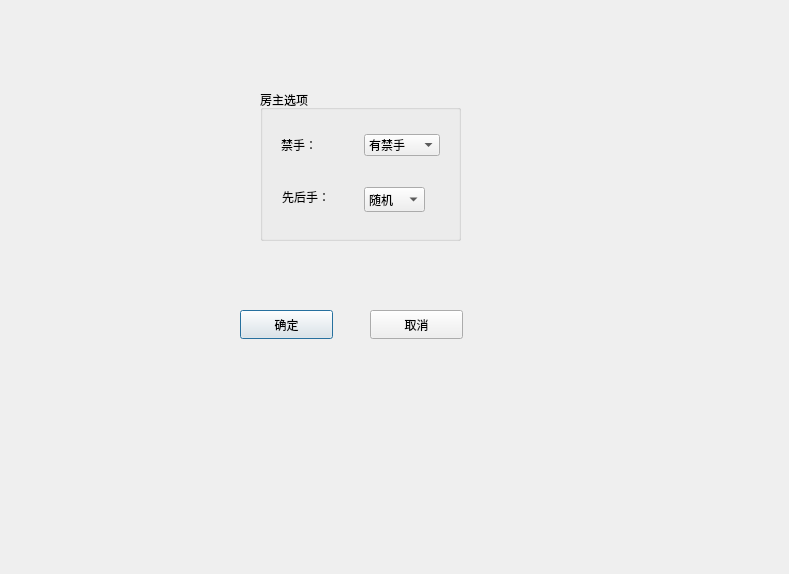
<?xml version="1.0" encoding="UTF-8"?>
<ui version="4.0">
 <class>OpenHouseDialog</class>
 <widget class="QDialog" name="OpenHouseDialog">
  <property name="enabled">
   <bool>true</bool>
  </property>
  <property name="geometry">
   <rect>
    <x>0</x>
    <y>0</y>
    <width>789</width>
    <height>574</height>
   </rect>
  </property>
  <property name="minimumSize">
   <size>
    <width>789</width>
    <height>572</height>
   </size>
  </property>
  <property name="maximumSize">
   <size>
    <width>789</width>
    <height>574</height>
   </size>
  </property>
  <property name="windowTitle">
   <string>选项</string>
  </property>
  <widget class="QGroupBox" name="groupBox">
   <property name="geometry">
    <rect>
     <x>260</x>
     <y>90</y>
     <width>201</width>
     <height>151</height>
    </rect>
   </property>
   <property name="title">
    <string>房主选项</string>
   </property>
   <layout class="QVBoxLayout" name="verticalLayout">
    <item>
     <widget class="QWidget" name="widget" native="true">
      <property name="enabled">
       <bool>true</bool>
      </property>
      <layout class="QHBoxLayout" name="horizontalLayout_2">
       <item>
        <widget class="QLabel" name="label">
         <property name="text">
          <string>禁手：</string>
         </property>
        </widget>
       </item>
       <item>
        <widget class="QComboBox" name="forbiddenCombolBox">
         <property name="enabled">
          <bool>true</bool>
         </property>
         <item>
          <property name="text">
           <string>有禁手</string>
          </property>
         </item>
         <item>
          <property name="text">
           <string>无禁手</string>
          </property>
         </item>
        </widget>
       </item>
      </layout>
     </widget>
    </item>
    <item>
     <widget class="QWidget" name="widget_2" native="true">
      <widget class="QLabel" name="label_2">
       <property name="geometry">
        <rect>
         <x>10</x>
         <y>10</y>
         <width>69</width>
         <height>20</height>
        </rect>
       </property>
       <property name="text">
        <string>先后手：</string>
       </property>
      </widget>
      <widget class="QComboBox" name="colorCombolBox">
       <property name="geometry">
        <rect>
         <x>92</x>
         <y>10</y>
         <width>61</width>
         <height>25</height>
        </rect>
       </property>
       <item>
        <property name="text">
         <string>随机</string>
        </property>
       </item>
       <item>
        <property name="text">
         <string>白棋</string>
        </property>
       </item>
       <item>
        <property name="text">
         <string>黑棋</string>
        </property>
       </item>
      </widget>
     </widget>
    </item>
   </layout>
  </widget>
  <widget class="QPushButton" name="okButton">
   <property name="geometry">
    <rect>
     <x>240</x>
     <y>310</y>
     <width>93</width>
     <height>29</height>
    </rect>
   </property>
   <property name="text">
    <string>确定</string>
   </property>
  </widget>
  <widget class="QPushButton" name="cancelButton">
   <property name="geometry">
    <rect>
     <x>370</x>
     <y>310</y>
     <width>93</width>
     <height>29</height>
    </rect>
   </property>
   <property name="text">
    <string>取消</string>
   </property>
  </widget>
 </widget>
 <resources/>
 <connections/>
</ui>
